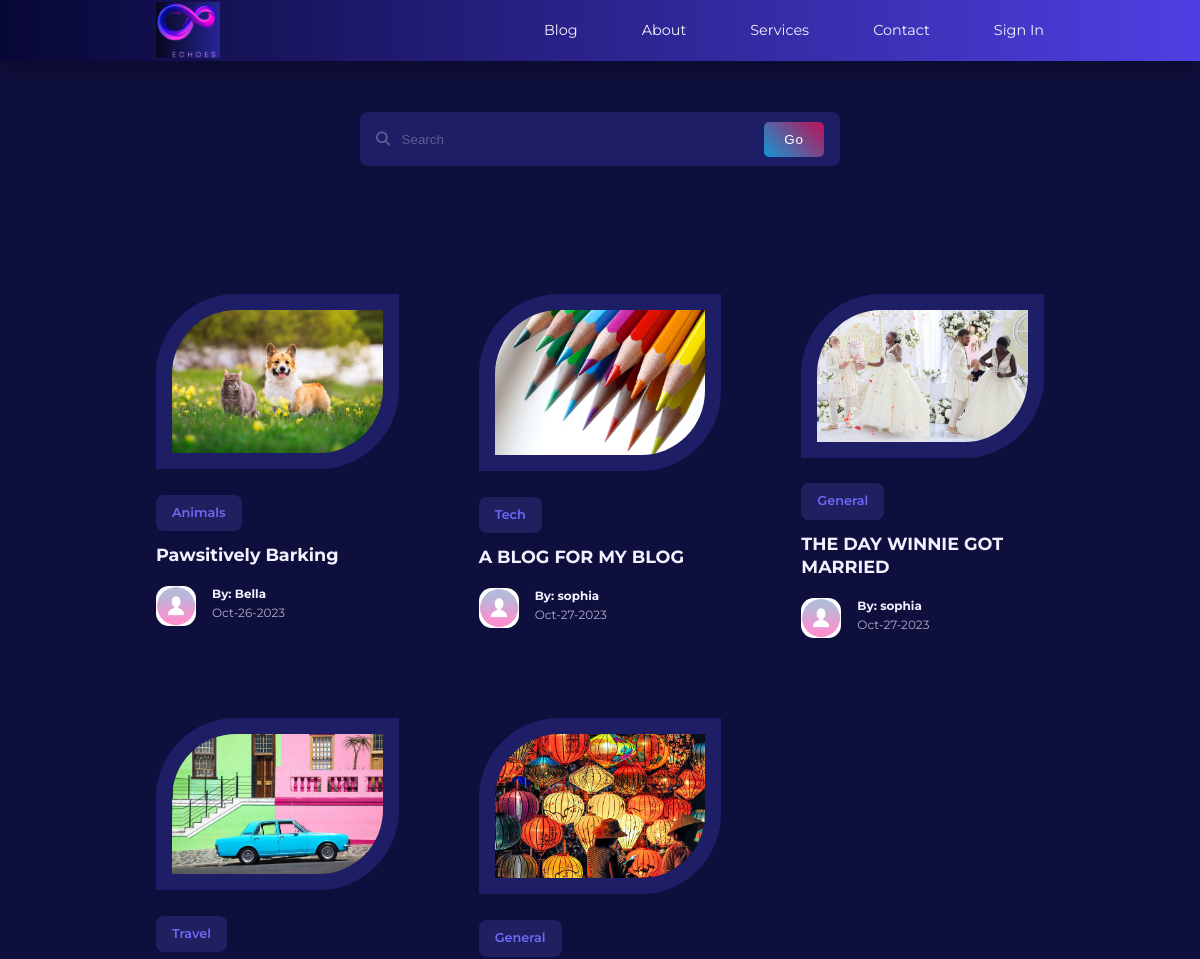
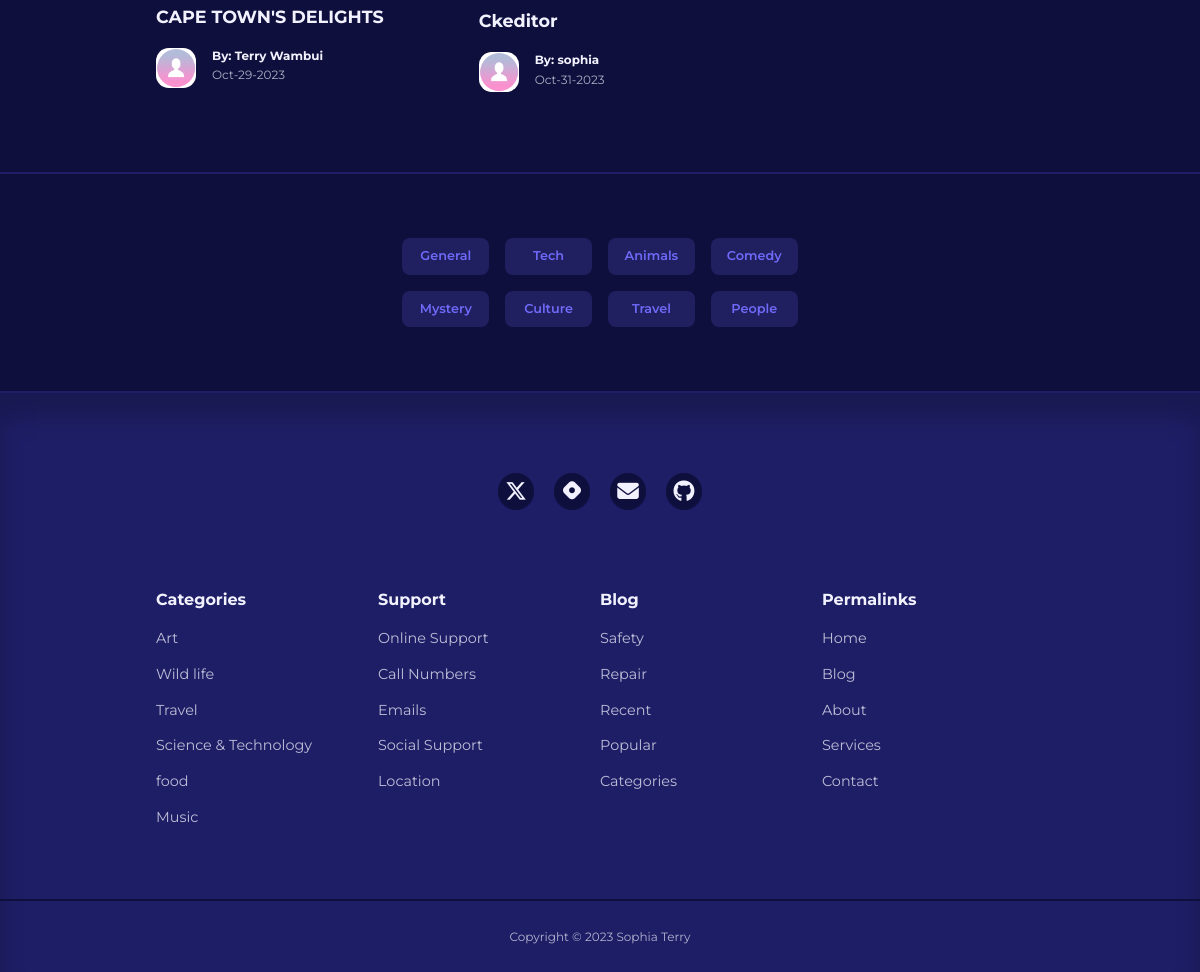
Page /blog on the committed database (2 pictures, top to bottom).
### app/models.py (models this page shows, shortened)
class Post(db.Model):
    id = db.Column(db.Integer, primary_key=True)
    title = db.Column(db.String(120))
    content = db.Column(db.Text)
    image = db.Column(db.String(120), nullable=True)
    timestamp = db.Column(db.DateTime, index=True, default=datetime.utcnow)
    user_id = db.Column(db.Integer, db.ForeignKey('user.id', name='fk_user_id'))
    category_id = db.Column(db.Integer, db.ForeignKey('category.id', name='fk_category_id'))
    category = db.relationship('Category', backref=db.backref('posts', lazy=True))

class Category(db.Model):
    id = db.Column(db.Integer, primary_key=True)
    name = db.Column(db.String(20), unique=True, nullable=False)

class User(UserMixin, db.Model):
    id = db.Column(db.Integer, primary_key=True)
    username = db.Column(db.String(100), index=True, unique=True)
    email = db.Column(db.String(120), index=True, unique=True)
    password_hash = db.Column(db.String(128))
    role = db.Column(db.String(3))
    picture = db.Column(db.String(120), nullable=True)
    posts = db.relationship('Post', backref='author', lazy='dynamic')
    about_me = db.Column(db.String(140))
    last_seen = db.Column(db.DateTime, default=datetime.utcnow)
    followed = db.relationship(
        'User', secondary=followers,
        primaryjoin=(followers.c.follower_id == id),
        secondaryjoin=(followers.c.followed_id == id),
        backref=db.backref('followers', lazy='dynamic'), lazy='dynamic'
    )

### app/routes.py (the view)
@app.route('/blog', methods=['GET', 'POST'])
def blog():
    posts = Post.query.all()
    authors = [post.author for post in posts]
    return render_template('blog.html', posts=posts, authors=authors)

### app/routes.py (called while the page is built)
@app.before_request
def before_request():
    if current_user.is_authenticated:
        current_user.last_seen = datetime.utcnow()
        db.session.commit()

### app/templates/blog.html (shortened to what this page needs)
{% extends "base.html" %}
{% block content %}
 <section class="search__bar">
        <form class="container search__bar-container" action="" method="">
            <div>
                <i class="fa-solid fa-magnifying-glass"></i>
                <input type="search" name="search" id="" placeholder="Search">
            </div>
            <button type="submit" class="btn-gradient">Go</button>
        </form>
    </section>
 <section class="posts">
    <div class="container posts__container">
         {% for post in posts %}
        <article class="post">
            <div class="post__thumbnail">
                {% if post.image %}
                <img src="{{ url_for('static', filename='images/' + post.image) }}" alt="Post Image">
                {% else %}
                <img src="{{ url_for('static', filename='/images/blog18.jpg') }}" alt="Default Image">
                {% endif %}
            </div>
            <div class="post__info">
             <a href="{{ url_for('category', category_name=post.category.name) }}" class="category__button">{{ post.category.name}}</a>
                    <h3 class="post__title"><a href="{{ url_for('single_post', post_id=post.id) }}">{{ post.title }}</a></h3>
                    <div class="post__author">
                        <div class="post__author-avator">
                            {% set author = authors[loop.index0] %}
                            {% if current_user.is_authenticated %}
                            <img src="{{ url_for('static', filename='images/' + author.picture) }}" alt="avatar">
                            {% else %}
                            <img src="{{ url_for('static', filename='/images/default_profile_pc.png') }}" alt="Default Image">
                            {% endif %}
                        </div>
                        <div class="post__author-info">
                            <a href="{{ url_for('profile', username=post.author.username) }}">
                            <h5>By: {{post.author.username }}</h5></a>
                            <small>{{ post.timestamp.strftime('%b-%d-%Y') }}</small>
                        </div>
                    </div>
                </div>
        </article>
        {% endfor %}
    </div>
</section>
  <section class="category__buttons">
    <div class="container category__buttons-container">
        <a href="{{ url_for('category', category_name='General') }}" class="category__button">General</a>
        <a href="{{ url_for('category', category_name='Tech') }}" class="category__button">Tech</a>
        <a href="{{ url_for('category', category_name='Animals') }}" class="category__button">Animals</a>
        <a href="{{ url_for('category', category_name='Comedy') }}" class="category__button">Comedy</a>
        <a href="{{ url_for('category', category_name='Mystery') }}" class="category__button">Mystery</a>
        <a href="{{ url_for('category', category_name='Culture') }}" class="category__button">Culture</a>
        <a href="{{ url_for('category', category_name='Travel') }}" class="category__button">Travel</a>
        <a href="{{ url_for('category', category_name='People') }}" class="category__button">People</a>
    </div>
</section>
{%endblock %}

### app/static/styles/styles.css (style rules this page uses)
:root { --color-primary: #6f6af8; --color-primary-light: hsl(242, 91%, 69%, 18%); --color-primary-variant: #5854c7; --color-red: #da0f3f; --color-red-light: hsl(346, 87%, 46%, 15%); --color-green: #00c476; --color-green-light: hsl(156, 100%, 38%, 15%); --color-gray-900: #1e1e66; --color-gray-700: #2d2b7c; --color-gray-300: rgba(242, 242, 254, 0.3); --color-gray-200: rgba(242, 242, 254, 0.7); --color-white: #f2f2fe; --color-bg: #0f0f3e; --transition: all 300ms ease; --container-width-lg: 74%; --container-width-md: 88%; --form-width: 40%; --card-border-radius-1: 0.3rem; --card-border-radius-2: 0.5rem; --card-border-radius-3: 0.8rem; --card-border-radius-4: 2rem; --card-border-radius-5: 5rem; }
* { box-sizing: border-box; margin: 0; padding: 0; outline: 0; border: 0; appearance: 0; list-style: none; text-decoration: none; }
body { font-family: 'Montserrat', sans-serif; line-height: 1.6; color: var(--color-gray-200); overflow-x: hidden; background: var(--color-bg); font-size: 0.9rem; }
.container { width: var(--container-width-lg); max-width: 1800px; margin-inline: auto; }
section { margin-top: 3rem; width: 100vw; }
h1, h2, h3, h4, h5 { color: var(--color-white); line-height: 1.3; }
h3 { font-size: 1.1rem; margin: 0.8rem 0 0.5rem; }
a { color: var(--color-white); transition: var(--transition); }
img { display: block; width: 100%; object-fit: cover; }
.category__button { background: var(--color-primary-light); color: var(--color-primary); display: inline-block; padding: 0.5rem 1rem; border-radius: var(--card-border-radius-2); font-weight: 600; font-size: 0.8rem; text-align: center; }
.post__thumbnail { border-radius: var(--card-border-radius-5) 0; border: 1rem solid var(--color-gray-900); overflow: hidden; margin-bottom: 1.6rem; }
.post__author { display: flex; gap: 1rem; margin-top: 1.2rem; }
.post__author-avator { width: 2.5rem; height: 2.5rem; border-radius: var(--card-border-radius-3); overflow: hidden; }
.posts__container { display: grid; grid-template-columns: repeat(3, 1fr); gap: 5rem; margin-bottom: 5rem; margin-top: 8rem; }
.category__buttons { padding: 4rem 0; border-top: 2px solid var(--color-gray-900); border-bottom: 2px solid var(--color-gray-900); }
.category__buttons-container { width: fit-content; display: grid; grid-template-columns: repeat(4, 1fr); gap: 1rem; }
.search__bar { margin-top: 7rem; }
.search__bar-container { position: relative; width: 30rem; background: var(--color-gray-900); display: flex; flex-direction: row; align-items: center; justify-content: space-between; overflow: hidden; padding: 0.6rem 1rem; border-radius: var(--card-border-radius-2); color: var(--color-gray-300); }
.search__bar-container > div { width: 100%; display: flex; align-items: center; }
.search__bar input { background: transparent; margin-left: 0.7rem; padding: 0.5rem 0; width: 100%; }
.search__bar input::placeholder { color: var(--color-gray-300); }
form { display: flex; flex-direction: column; gap: 1rem; }
input, textarea, select { padding: 0.8rem 1.4rem; background: var(--color-gray-900); border-radius: var(--card-border-radius-2); resize: none; color: var(--color-white); }
.btn-gradient { background: linear-gradient(45deg, #1497d3, #bf1056); color: white; letter-spacing: 1px; border: none; padding: 10px 20px; border-radius: 5px; cursor: pointer; transition: all 1s ease-in; }

### rows in the picture
Post: image (picture), category.name "Animals", title "Pawsitively Barking", author.username "Bella", timestamp "Oct-26-2023"
Post: image (picture), category.name "Tech", title "A BLOG FOR MY BLOG", author.username "sophia", timestamp "Oct-27-2023"
Post: image (picture), category.name "General", title "THE DAY WINNIE GOT MARRIED", author.username "sophia", timestamp "Oct-27-2023"
Post: image (picture), category.name "Travel", title "CAPE TOWN'S DELIGHTS", author.username "Terry Wambui", timestamp "Oct-29-2023"
Post: image (picture), category.name "General", title "Ckeditor", author.username "sophia", timestamp "Oct-31-2023"
